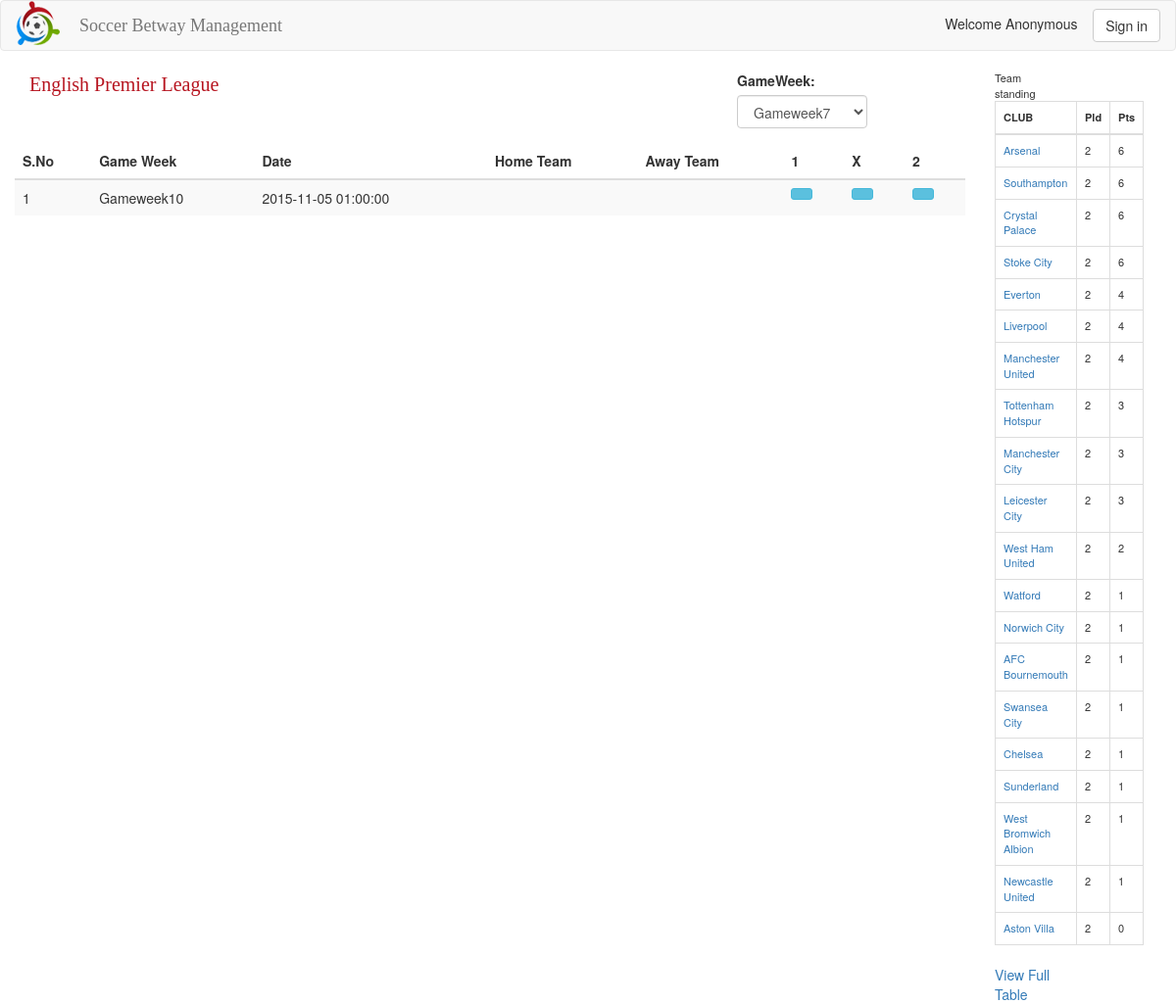
/index.php?page=fixture&leagueid=1, run on the app's committed database.
### tables this page shows
CREATE TABLE `sbm_league` (
  `league_id` int(11) NOT NULL AUTO_INCREMENT,
  `participants_number` int(11) NOT NULL,
  `league_name` varchar(100) NOT NULL,
  `organization_id` int(11) NOT NULL,
  PRIMARY KEY (`league_id`),
  KEY `organization_id_idx` (`organization_id`),
  CONSTRAINT `organization_id` FOREIGN KEY (`organization_id`) REFERENCES `sbm_organization` (`organization_id`) ON DELETE NO ACTION ON UPDATE CASCADE
);

CREATE TABLE `sbm_fixture` (
  `fixture_id` int(11) NOT NULL AUTO_INCREMENT,
  `game_week` varchar(45) NOT NULL,
  `fixture_date` datetime NOT NULL,
  `league_id` int(11) NOT NULL,
  PRIMARY KEY (`fixture_id`),
  KEY `league_id_idx` (`league_id`),
  CONSTRAINT `fixture_league_id` FOREIGN KEY (`league_id`) REFERENCES `sbm_league` (`league_id`) ON DELETE NO ACTION ON UPDATE CASCADE
);

CREATE TABLE `sbm_team_standing` (
  `season` year(4) DEFAULT NULL,
  `total_match_played` int(11) DEFAULT NULL,
  `total_win` int(11) DEFAULT NULL,
  `total_draw` int(11) DEFAULT NULL,
  `total_loss` int(11) DEFAULT NULL,
  `total_red_card` int(11) DEFAULT NULL,
  `total_yellow_card` int(11) DEFAULT NULL,
  `total_pts` int(11) DEFAULT NULL,
  `ranking` int(11) DEFAULT NULL,
  `team_id` int(11) DEFAULT NULL,
  `total_goal_score` int(11) DEFAULT NULL,
  `total_goal_concede` int(11) DEFAULT NULL,
  KEY `team_id_idx` (`team_id`),
  CONSTRAINT `team_standing_id` FOREIGN KEY (`team_id`) REFERENCES `sbm_team` (`team_id`) ON DELETE NO ACTION ON UPDATE CASCADE
);

CREATE TABLE `sbm_team` (
  `team_id` int(11) NOT NULL AUTO_INCREMENT,
  `home_ground` varchar(45) NOT NULL,
  `team_fullname` varchar(100) NOT NULL,
  `league_id` int(11) NOT NULL,
  PRIMARY KEY (`team_id`),
  KEY `league_id_idx` (`league_id`),
  CONSTRAINT `league_id` FOREIGN KEY (`league_id`) REFERENCES `sbm_league` (`league_id`) ON DELETE NO ACTION ON UPDATE CASCADE
);

### config.php (called while the page is built, shortened)
<?php
require_once("classes/database.class.php");
$m_db=new clsMySQLDB();
?>

### classes/database.class.php (called while the page is built, shortened)
<?php
class clsMySQLDB
{
	function Query($sql)
	{
		return mysql_query($sql);
	}
	function Fetch($rs)
	{
		return mysql_fetch_assoc($rs);
	}
}
?>

### classes/team.class.php (the view, shortened to what this page needs)
<?php
class team
{
	function teamStanding(){
		global $m_db;
		$result = $m_db->Query("SELECT
								ts.total_pts AS pts,
								ts.total_match_played AS pld,
								ts.total_goal_score - ts.total_goal_concede AS GD,
								ts.team_id AS id,
								t.team_fullname AS name
								FROM
								sbm_team_standing as ts
								LEFT JOIN sbm_team as t ON (ts.team_id = t.team_id)
								WHERE t.league_id =".$this->leagueid." AND ts.season=".$this->season."
								ORDER BY pts DESC, GD DESC");
		echo("<table class=\"table table-bordered\">");
		echo("<thead><tr><th>CLUB</th><th>Pld</th><th>Pts</th></thead>");
		echo("<tbody>");
		while ($row=$m_db->Fetch($result)){
			echo("<tr>");
			echo("<td><a href=\"index.php?page=team-info&teamid=".$row['id']."&leagueid=".$this->leagueid."\">".$row['name']. "</a></td>");
			echo("<td>".$row['pld']. "</td>");
			echo("<td>".$row['pts']. "</td>");
			echo("</tr>");
		}
		echo("</tbody></table>");
	}
}

### index.php (shortened to what this page needs)
<?php
require_once("config.php");
if (!empty($_REQUEST['page']))
    $page = $_GET['page'];
else {
    $page = false;
}
?>
<!DOCTYPE html PUBLIC "-//W3C//DTD XHTML 1.0 Transitional//EN" "http://www.w3.org/TR/xhtml1/DTD/xhtml1-transitional.dtd">
<html xmlns="http://www.w3.org/1999/xhtml">
    <head>
        <link rel="stylesheet" type="text/css" href="css/mystyle.css" />
        <link rel="stylesheet" type="text/css" href="css/bootstrap/css/bootstrap.css" />
        <link rel="stylesheet" href="css/formValidation.css"/>
        <link rel="stylesheet" href="css/datepicker.css">
    </head>
    <body>
        <nav class="navbar navbar-default">
            <div class="container-fluid">
                <div class="row">
                    <div class="col-xs-12 col-sm-6 col-md-8">
                        <div class="navbar-header">
                            <a class="navbar-brand" href="index.php">
                                <img alt="Soccer Betway Management" src="images/logo.png"> <div class="site-name">Soccer Betway Management</div>
                            </a>
                        </div>
                    </div>
                    <div class="col-xs-6 col-md-4">
                        <div class="user-info">
                            <?php
                            if (isset($_SESSION['sbm_user']))
                                echo("Welcome " . $_SESSION['sbm_user']);
                            else
                                echo("Welcome Anonymous");
                            if ((isset($_SESSION['sbm_user'])) && (isset($_SESSION['sbm_user_id']))) {
                                if ($_SESSION['chk'] == true) {
                                    echo("<a href=\"index.php?page=logout\"><button type=\"button\" class=\"btn btn-default navbar-btn\">Logout</button></a>");
                                }
                            } else {
                                echo("<a href=\"index.php?page=login\"><button type=\"button\" class=\"btn btn-default navbar-btn\">Sign in</button></a>");
                            }
                            ?>
                        </div>
                    </div>
                </div>
            </div>
        </nav>
        <?php
        include("includes/circuit.inc.php");
        ?>
    </body>
</html>

### includes/circuit.inc.php (shortened to what this page needs)
<?php
switch ($page)
{
	case 'fixture':
		include("includes/fixture.inc.php");
		break;
}
?>

### includes/fixture.inc.php (shortened to what this page needs)
<div class="container-fluid">
	<div class="row">
		<div class="col-md-10">
	<?php
	include("classes/fixture.class.php");
	$oFixture=new fixture();
	if (isset($_GET['leagueid'])!=""){
		$oFixture->leagueid = $_GET['leagueid'];
		$gameWeek=$oFixture->getGameWeekList();
	}
	?>
		<div class="gameweek-filter pull-right">
		    <div class="form-group">
		      <label for="gameweek">GameWeek:</label>
		      <select class="form-control" name="gameweek" id="gameweek" >
		      	<?php
			  	foreach($gameWeek as $x => $x_value)
			  		echo("<option value='".$x_value."'>".$x_value."</option>");
			  	?>
		      </select>
		    </div>
		</div>
	<?php
	if (!empty($_POST)) {
		$data = @$_POST;
		$oFixture->gameweek = $data['gameweek'];
	    $oFixture->filterFixtureList();
	}
	else {
		if (isset($_GET['leagueid'])!="") {
			$sunday = strtotime("last sunday");
			$sunday = date('w', $sunday)==date('w') ? $sunday+7*86400 : $sunday;
			$saturday = strtotime(date("Y-m-d",$sunday)." +6 days");
			$this_week_sd = date("Y-m-d",$sunday);
			$this_week_ed = date("Y-m-d",$saturday);
			$oFixture->week_sd = $this_week_sd;
			$oFixture->week_ed = $this_week_ed;
			$oFixture->fixtureList();
		}
	}
	?>
	</div>
		<div class="col-md-1">
			<div class="team-standing">
			Team standing
			<?php
				include("classes/team.class.php");
				$oTeam = new team();
				$oTeam->leagueid = $_GET['leagueid'];
				$oTeam->season = date("Y");
				$oTeam->teamStanding();
			?>
			</div>
			<a href="index.php?page=team-position&leagueid=<?php echo($_GET['leagueid']); ?>">View Full Table</a>
		</div>
	</div>
</div>

### classes/fixture.class.php (shortened to what this page needs)
<?php
class fixture
{
	var $leagueid;
	var $week_sd;
	var $week_ed;
	function fixtureList()
	{
		global $m_db;
		$counter = 1;
		$league = $m_db->Query("SELECT league_name FROM sbm_league WHERE league_id='".$this->leagueid."'");
		$row=$m_db->Fetch($league);
		echo("<div class=\"league-title\">".$row['league_name']."</div>");
		$result = $m_db->Query("SELECT DISTINCT f.fixture_id,
												gf.fixture_id AS fixtureid,
												gf.game_week,
												gf.fixture_date,
												wo.weekly_odd_id,
												wo.odd_home,
												wo.odd_draw,
												wo.odd_away,
								(SELECT team_fullname
									FROM return_gameweek
									WHERE fixture_id = gf.fixture_id AND home_team = 1
								) AS home_team,
								(SELECT team_fullname
									FROM return_gameweek
									WHERE fixture_id = gf.fixture_id AND away_team = 1
								) AS away_team
								FROM sbm_fixture AS f
								LEFT JOIN return_gameweek  AS gf ON (f.fixture_id = gf.fixture_id)
								LEFT JOIN sbm_weekly_odd as wo ON (f.fixture_id=wo.fixture_id)
								WHERE gf.fixture_date BETWEEN '".$this->week_sd."' AND '".$this->week_ed."'");
		echo("<table class=\"table table-striped\">");
		echo("<thead><tr><th>S.No</th><th>Game Week</th><th>Date</th><th>Home Team</th><th>Away Team</th><th>1</th><th>X</th><th>2</th></thead>");
		echo("<tbody>");
		while ($row=$m_db->Fetch($result))
		{
			echo("<tr>");
			echo("<td>".$counter."</td>");
			echo("<td>".$row['game_week']. "</td>");
			echo("<td>".$row['fixture_date']. "</a</td>");
			echo("<td>".$row['home_team']. "</td>");
			echo("<td>".$row['away_team']. "</td>");
			if (isset($_SESSION['sbm_user_id'])==""){
				echo("<td><button type=\"button\" class=\"btn btn-info btn-sm\" data-toggle=\"modal\" data-target=\"#myModal\">".$row['odd_home']."</button></td>");
				echo("<td><button type=\"button\" class=\"btn btn-info btn-sm\" data-toggle=\"modal\" data-target=\"#myModal\">".$row['odd_draw']."</button></td>");
				echo("<td><button type=\"button\" class=\"btn btn-info btn-sm\" data-toggle=\"modal\" data-target=\"#myModal\">".$row['odd_away']."</button></td>");
			}
			echo("</tr>");
			$counter++;
		}
		echo("</tbody></table>");
	}
	function getGameWeekList()
	{
		global $m_db;
		$gameWeekList = array();
		$rslt = $m_db->Query("SELECT DISTINCT game_week FROM sbm_fixture WHERE league_id='".$this->leagueid."'");
		while ($row=$m_db->Fetch($rslt))
		{
			array_push($gameWeekList,$row['game_week']);
		}
		return $gameWeekList;
	}
}
?>

### css/mystyle.css (style rules this page uses)
.user-info { float:right; }
.navbar-brand > img { margin-top:-15px; float:left; margin-right:20px; }
.navbar-brand .site-name { float:left; font-family: 'Bree Serif', serif; }
.league-title { font-family: "Bree serif", serif; font-size: 20px; color: #B71520; padding-left: 15px; }
.gameweek-filter { margin-right: 100px; }
.team-standing { font-size: 11px; }

### data on the page
sbm_league: league_name "English Premier League"
sbm_fixture: game_week "Gameweek10", fixture_date "2015-11-05 01:00:00"
sbm_team_standing: team.team_fullname "Arsenal", total_match_played "2", total_pts "6"
sbm_team_standing: team.team_fullname "Southampton", total_match_played "2", total_pts "6"
sbm_team_standing: team.team_fullname "Crystal Palace", total_match_played "2", total_pts "6"
sbm_team_standing: team.team_fullname "Stoke City", total_match_played "2", total_pts "6"
sbm_team_standing: team.team_fullname "Everton", total_match_played "2", total_pts "4"
sbm_team_standing: team.team_fullname "Liverpool", total_match_played "2", total_pts "4"
sbm_team_standing: team.team_fullname "Manchester United", total_match_played "2", total_pts "4"
sbm_team_standing: team.team_fullname "Tottenham Hotspur", total_match_played "2", total_pts "3"
sbm_team_standing: team.team_fullname "Manchester City", total_match_played "2", total_pts "3"
sbm_team_standing: team.team_fullname "Leicester City", total_match_played "2", total_pts "3"
sbm_team_standing: team.team_fullname "West Ham United", total_match_played "2", total_pts "2"
sbm_team_standing: team.team_fullname "Watford", total_match_played "2", total_pts "1"
sbm_team_standing: team.team_fullname "Norwich City", total_match_played "2", total_pts "1"
sbm_team_standing: team.team_fullname "AFC Bournemouth", total_match_played "2", total_pts "1"
sbm_team_standing: team.team_fullname "Swansea City", total_match_played "2", total_pts "1"
sbm_team_standing: team.team_fullname "Chelsea", total_match_played "2", total_pts "1"
sbm_team_standing: team.team_fullname "Sunderland", total_match_played "2", total_pts "1"
sbm_team_standing: team.team_fullname "West Bromwich Albion", total_match_played "2", total_pts "1"
sbm_team_standing: team.team_fullname "Newcastle United", total_match_played "2", total_pts "1"
sbm_team_standing: team.team_fullname "Aston Villa", total_match_played "2", total_pts "0"

### other printed values
form field gameweek "Gameweek7"
